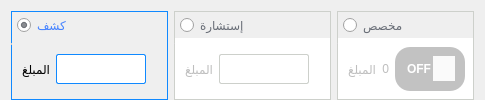
               <widget class="QGroupBox" name="groupBox_6">
                <property name="styleSheet">
                 <string notr="true">QRadioButton::checked{border:1px solid #1089ff;border-bottom:0px;color:#4683ff;}
QRadioButton{padding:5px;border:1px solid #cdd0cb;border-bottom:0px;color:#686d76;}
QGroupBox{border-radius:0px;}
QRadioButton::indicator::unchecked {image: url(:/MainSources/unchecked.png);}
QRadioButton::indicator:unchecked:hover {image: url(:/MainSources/checkhover.png);}
QRadioButton::indicator::checked {image: url(:/MainSources/checked.png);}
QComboBox:enabled{background-color:#ffffff;border: 1px solid #1089ff;color:#4683ff;border-radius:2px;}
QComboBox:disabled{background-color:#ffffff;border: 1px solid #cdd0cb;color:#cdd0cb;border-radius:2px;}
QComboBox::drop-down {subcontrol-origin: padding;subcontrol-position: top right;width: 20px;border-top-right-radius: 3px;border-bottom-right-radius: 3px;}
QComboBox::down-arrow:enabled {image: url(:/MainSources/Down.png);}
QComboBox::down-arrow:disabled {image: url(:/MainSources/arrowdis.png);}</string>
                </property>
                <property name="title">
                 <string/>
                </property>
                <layout class="QHBoxLayout" name="horizontalLayout_8">
                 <property name="bottomMargin">
                  <number>0</number>
                 </property>
                 <item>
                  <layout class="QVBoxLayout" name="verticalLayout_8">
                   <property name="spacing">
                    <number>0</number>
                   </property>
                   <property name="topMargin">
                    <number>0</number>
                   </property>
                   <item>
                    <widget class="QRadioButton" name="radiokashf">
                     <property name="styleSheet">
                      <string notr="true"/>
                     </property>
                     <property name="text">
                      <string>كشف</string>
                     </property>
                     <property name="checked">
                      <bool>true</bool>
                     </property>
                    </widget>
                   </item>
                   <item>
                    <widget class="QGroupBox" name="groupBox_5">
                     <property name="minimumSize">
                      <size>
                       <width>150</width>
                       <height>0</height>
                      </size>
                     </property>
                     <property name="styleSheet">
                      <string notr="true">QGroupBox:indicator{width:0px;height:0px;}
QGroupBox:checked{border: 1px solid #1089ff ;border-top:0px;}
QGroupBox:!checked{border: 0px;background-color:#ffffff;border: 1px solid #cdd0cb ;border-top:0px;}
</string>
                     </property>
                     <property name="title">
                      <string/>
                     </property>
                     <property name="alignment">
                      <set>Qt::AlignLeading|Qt::AlignLeft|Qt::AlignTop</set>
                     </property>
                     <property name="checkable">
                      <bool>true</bool>
                     </property>
                     <property name="checked">
                      <bool>true</bool>
                     </property>
                     <layout class="QHBoxLayout" name="horizontalLayout_9">
                      <property name="leftMargin">
                       <number>9</number>
                      </property>
                      <property name="topMargin">
                       <number>9</number>
                      </property>
                      <property name="rightMargin">
                       <number>9</number>
                      </property>
                      <property name="bottomMargin">
                       <number>9</number>
                      </property>
                      <item>
                       <widget class="QLabel" name="label_2">
                        <property name="text">
                         <string>المبلغ</string>
                        </property>
                       </widget>
                      </item>
                      <item>
                       <widget class="QComboBox" name="pricekashf">
                        <property name="minimumSize">
                         <size>
                          <width>90</width>
                          <height>30</height>
                         </size>
                        </property>
                        <property name="font">
                         <font>
                          <pointsize>12</pointsize>
                         </font>
                        </property>
                        <property name="styleSheet">
                         <string notr="true"/>
                        </property>
                        <property name="currentIndex">
                         <number>-1</number>
                        </property>
                        <property name="insertPolicy">
                         <enum>QComboBox::InsertAtBottom</enum>
                        </property>
                        <property name="sizeAdjustPolicy">
                         <enum>QComboBox::AdjustToContentsOnFirstShow</enum>
                        </property>
                        <property name="frame">
                         <bool>true</bool>
                        </property>
                        <property name="modelColumn">
                         <number>0</number>
                        </property>
                       </widget>
                      </item>
                      <item>
                       <widget class="QLabel" name="label">
                        <property name="text">
                         <string/>
                        </property>
                        <property name="pixmap">
                         <pixmap resource="sources.qrc">:/MainSources/poundb.png</pixmap>
                        </property>
                        <property name="alignment">
                         <set>Qt::AlignCenter</set>
                        </property>
                       </widget>
                      </item>
                     </layout>
                    </widget>
                   </item>
                  </layout>
                 </item>
                 <item>
                  <layout class="QVBoxLayout" name="verticalLayout_9">
                   <property name="spacing">
                    <number>0</number>
                   </property>
                   <property name="topMargin">
                    <number>0</number>
                   </property>
                   <item>
                    <widget class="QRadioButton" name="radioest">
                     <property name="text">
                      <string>إستشارة</string>
                     </property>
                    </widget>
                   </item>
                   <item>
                    <widget class="QGroupBox" name="groupBox_8">
                     <property name="minimumSize">
                      <size>
                       <width>150</width>
                       <height>0</height>
                      </size>
                     </property>
                     <property name="styleSheet">
                      <string notr="true">QGroupBox:indicator{width:0px;height:0px;}
QGroupBox:checked{border: 1px solid #1089ff ;border-top:0px;}
QGroupBox:!checked{border: 0px;background-color:#ffffff;border: 1px solid #cdd0cb ;border-top:0px;}

</string>
                     </property>
                     <property name="title">
                      <string/>
                     </property>
                     <property name="checkable">
                      <bool>true</bool>
                     </property>
                     <property name="checked">
                      <bool>false</bool>
                     </property>
                     <layout class="QHBoxLayout" name="horizontalLayout_10">
                      <item>
                       <widget class="QLabel" name="label_7">
                        <property name="text">
                         <string>المبلغ</string>
                        </property>
                       </widget>
                      </item>
                      <item>
                       <widget class="QComboBox" name="priceest">
                        <property name="minimumSize">
                         <size>
                          <width>90</width>
                          <height>30</height>
                         </size>
                        </property>
                        <property name="font">
                         <font>
                          <pointsize>12</pointsize>
                         </font>
                        </property>
                       </widget>
                      </item>
                      <item>
                       <widget class="QLabel" name="label_6">
                        <property name="text">
                         <string/>
                        </property>
                        <property name="pixmap">
                         <pixmap resource="sources.qrc">:/MainSources/poundb.png</pixmap>
                        </property>
                        <property name="alignment">
                         <set>Qt::AlignCenter</set>
                        </property>
                       </widget>
                      </item>
                     </layout>
                    </widget>
                   </item>
                  </layout>
                 </item>
                 <item>
                  <layout class="QVBoxLayout" name="verticalLayout_11">
                   <property name="spacing">
                    <number>0</number>
                   </property>
                   <item>
                    <widget class="QRadioButton" name="priceb">
                     <property name="styleSheet">
                      <string notr="true"/>
                     </property>
                     <property name="text">
                      <string>مخصص</string>
                     </property>
                    </widget>
                   </item>
                   <item>
                    <widget class="QGroupBox" name="groupBox_3">
                     <property name="styleSheet">
                      <string notr="true">QGroupBox:indicator{width:0px;height:0px;}
QGroupBox:checked{border: 1px solid #1089ff ;border-top:0px;}
QGroupBox:!checked{border: 0px;background-color:#ffffff;border: 1px solid #cdd0cb ;border-top:0px;}
</string>
                     </property>
                     <property name="title">
                      <string/>
                     </property>
                     <property name="checkable">
                      <bool>true</bool>
                     </property>
                     <property name="checked">
                      <bool>false</bool>
                     </property>
                     <layout class="QHBoxLayout" name="horizontalLayout_4">
                      <property name="leftMargin">
                       <number>9</number>
                      </property>
                      <item>
                       <widget class="QLabel" name="label_8">
                        <property name="text">
                         <string>المبلغ</string>
                        </property>
                       </widget>
                      </item>
                      <item>
                       <widget class="QLabel" name="allsum">
                        <property name="text">
                         <string>0</string>
                        </property>
                        <property name="alignment">
                         <set>Qt::AlignRight|Qt::AlignTrailing|Qt::AlignVCenter</set>
                        </property>
                       </widget>
                      </item>
                      <item>
                       <widget class="QGroupBox" name="onoff">
                        <property name="maximumSize">
                         <size>
                          <width>16777215</width>
                          <height>16777215</height>
                         </size>
                        </property>
                        <property name="styleSheet">
                         <string notr="true">QGroupBox{background-color:#f93537;border-radius:15px;border:0px;}
QGroupBox:disabled{background-color:rgb(194, 194, 194);}</string>
                        </property>
                        <property name="title">
                         <string/>
                        </property>
                        <layout class="QHBoxLayout" name="horizontalLayout_17">
                         <property name="spacing">
                          <number>0</number>
                         </property>
                         <property name="leftMargin">
                          <number>9</number>
                         </property>
                         <property name="topMargin">
                          <number>1</number>
                         </property>
                         <property name="rightMargin">
                          <number>9</number>
                         </property>
                         <property name="bottomMargin">
                          <number>1</number>
                         </property>
                         <item>
                          <widget class="QPushButton" name="hide">
                           <property name="minimumSize">
                            <size>
                             <width>0</width>
                             <height>25</height>
                            </size>
                           </property>
                           <property name="font">
                            <font>
                             <weight>75</weight>
                             <bold>true</bold>
                            </font>
                           </property>
                           <property name="styleSheet">
                            <string notr="true">QPushButton{background-color:transparent;
border-radius:12px;
padding:2px;
border: 0px;
color:#ffffff;}
QPushButton::checked {
border-radius:12px;
background-color:#fafafa;
border: 0px;
color:#fafafa;}</string>
                           </property>
                           <property name="text">
                            <string>OFF</string>
                           </property>
                           <property name="checkable">
                            <bool>true</bool>
                           </property>
                           <property name="checked">
                            <bool>false</bool>
                           </property>
                           <property name="autoDefault">
                            <bool>false</bool>
                           </property>
                          </widget>
                         </item>
                         <item>
                          <widget class="QPushButton" name="view">
                           <property name="minimumSize">
                            <size>
                             <width>0</width>
                             <height>25</height>
                            </size>
                           </property>
                           <property name="font">
                            <font>
                             <weight>75</weight>
                             <bold>true</bold>
                            </font>
                           </property>
                           <property name="styleSheet">
                            <string notr="true">QPushButton{background-color:transparent;
border-radius:15px;
padding:2px;
border: 0px;
color:#ffffff;}
QPushButton::checked {
border-radius:12px;
background-color:#fafafa;
border: 0px;
color:#fafafa;}</string>
                           </property>
                           <property name="text">
                            <string>ON</string>
                           </property>
                           <property name="checkable">
                            <bool>true</bool>
                           </property>
                           <property name="checked">
                            <bool>true</bool>
                           </property>
                           <property name="autoDefault">
                            <bool>false</bool>
                           </property>
                          </widget>
                         </item>
                        </layout>
                       </widget>
                      </item>
                     </layout>
                    </widget>
                   </item>
                  </layout>
                 </item>
                </layout>
               </widget>
